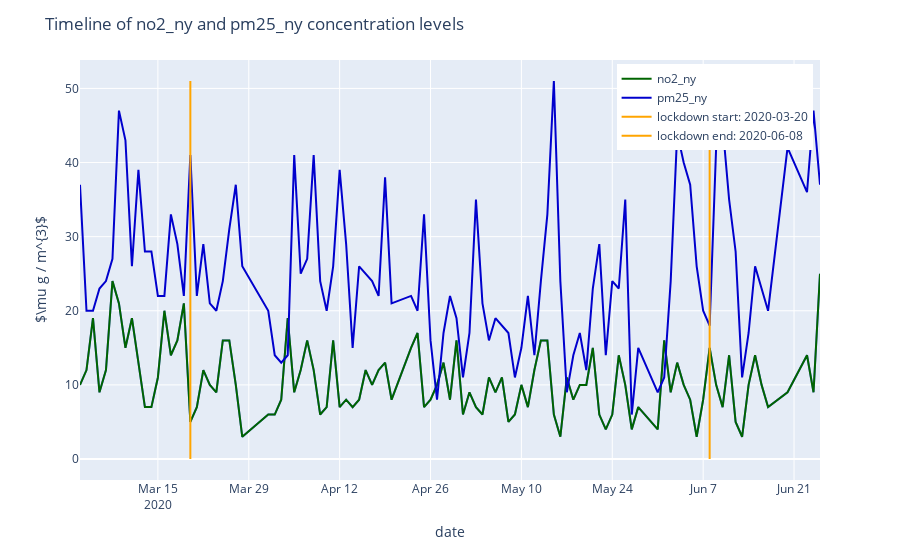

The code cell stored with this chart in its notebook:
### Code cell
# 4.2.6.2) Timeline of pollutant concentration levels
plot_poll_by_date(df_final, 'date', 'no2_ny', 'pm25_ny', lock_dict.get('ny').get('start'), lock_dict.get('ny').get('end'))
# plot_poll_by_date(df_final, 'date', 'no2_ny_ip', 'pm25_ny_ip', lock_dict.get('ny').get('start'), lock_dict.get('ny').get('end'))
